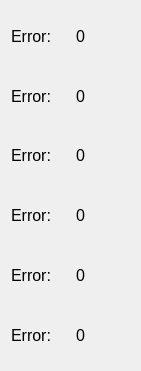
                    <widget class="QWidget" name="layoutWidget">
                        <property name="geometry">
                            <rect>
                                <x>350</x>
                                <y>40</y>
                                <width>141</width>
                                <height>371</height>
                            </rect>
                        </property>
                        <property name="font">
                            <font>
                                <pointsize>15</pointsize>
                            </font>
                        </property>
                        <layout class="QVBoxLayout" name="VEncDir">
                            <property name="spacing">
                                <number>10</number>
                            </property>
                            <item>
                                <layout class="QHBoxLayout" name="horizontalLayout_9">
                                    <item>
                                        <widget class="QLabel" name="encrease1">
                                            <property name="font">
                                                <font>
                                                    <pointsize>12</pointsize>
                                                </font>
                                            </property>
                                            <property name="text">
                                                <string>Error:</string>
                                            </property>
                                        </widget>
                                    </item>
                                    <item>
                                        <widget class="QLabel" name="encrease_value1">
                                            <property name="font">
                                                <font>
                                                    <pointsize>12</pointsize>
                                                </font>
                                            </property>
                                            <property name="text">
                                                <string>0</string>
                                            </property>
                                        </widget>
                                    </item>
                                </layout>
                            </item>
                            <item>
                                <layout class="QHBoxLayout" name="horizontalLayout_14">
                                    <item>
                                        <widget class="QLabel" name="encrease2">
                                            <property name="font">
                                                <font>
                                                    <pointsize>12</pointsize>
                                                </font>
                                            </property>
                                            <property name="text">
                                                <string>Error:</string>
                                            </property>
                                        </widget>
                                    </item>
                                    <item>
                                        <widget class="QLabel" name="encrease_value2">
                                            <property name="font">
                                                <font>
                                                    <pointsize>12</pointsize>
                                                </font>
                                            </property>
                                            <property name="text">
                                                <string>0</string>
                                            </property>
                                        </widget>
                                    </item>
                                </layout>
                            </item>
                            <item>
                                <layout class="QHBoxLayout" name="horizontalLayout_15">
                                    <item>
                                        <widget class="QLabel" name="encrease3">
                                            <property name="font">
                                                <font>
                                                    <pointsize>12</pointsize>
                                                </font>
                                            </property>
                                            <property name="text">
                                                <string>Error:</string>
                                            </property>
                                            <property name="indent">
                                                <number>-1</number>
                                            </property>
                                        </widget>
                                    </item>
                                    <item>
                                        <widget class="QLabel" name="encrease_value3">
                                            <property name="font">
                                                <font>
                                                    <pointsize>12</pointsize>
                                                </font>
                                            </property>
                                            <property name="text">
                                                <string>0</string>
                                            </property>
                                        </widget>
                                    </item>
                                </layout>
                            </item>
                            <item>
                                <layout class="QHBoxLayout" name="horizontalLayout_16">
                                    <item>
                                        <widget class="QLabel" name="encrease4">
                                            <property name="font">
                                                <font>
                                                    <pointsize>12</pointsize>
                                                </font>
                                            </property>
                                            <property name="text">
                                                <string>Error:</string>
                                            </property>
                                            <property name="scaledContents">
                                                <bool>false</bool>
                                            </property>
                                            <property name="margin">
                                                <number>0</number>
                                            </property>
                                        </widget>
                                    </item>
                                    <item>
                                        <widget class="QLabel" name="encrease_value4">
                                            <property name="font">
                                                <font>
                                                    <pointsize>12</pointsize>
                                                </font>
                                            </property>
                                            <property name="text">
                                                <string>0</string>
                                            </property>
                                        </widget>
                                    </item>
                                </layout>
                            </item>
                            <item>
                                <layout class="QHBoxLayout" name="horizontalLayout_17">
                                    <item>
                                        <widget class="QLabel" name="encrease5">
                                            <property name="font">
                                                <font>
                                                    <pointsize>12</pointsize>
                                                </font>
                                            </property>
                                            <property name="text">
                                                <string>Error:</string>
                                            </property>
                                        </widget>
                                    </item>
                                    <item>
                                        <widget class="QLabel" name="encrease_value5">
                                            <property name="font">
                                                <font>
                                                    <pointsize>12</pointsize>
                                                </font>
                                            </property>
                                            <property name="text">
                                                <string>0</string>
                                            </property>
                                        </widget>
                                    </item>
                                </layout>
                            </item>
                            <item>
                                <layout class="QHBoxLayout" name="horizontalLayout_18">
                                    <item>
                                        <widget class="QLabel" name="encrease6">
                                            <property name="font">
                                                <font>
                                                    <pointsize>12</pointsize>
                                                </font>
                                            </property>
                                            <property name="text">
                                                <string>Error:</string>
                                            </property>
                                        </widget>
                                    </item>
                                    <item>
                                        <widget class="QLabel" name="encrease_value6">
                                            <property name="font">
                                                <font>
                                                    <pointsize>12</pointsize>
                                                </font>
                                            </property>
                                            <property name="text">
                                                <string>0</string>
                                            </property>
                                        </widget>
                                    </item>
                                </layout>
                            </item>
                        </layout>
                    </widget>
